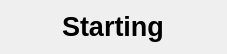
<?xml version="1.0" encoding="UTF-8"?>
<ui version="4.0">
 <class>NotificationWidget</class>
 <widget class="QWidget" name="NotificationWidget">
  <property name="geometry">
   <rect>
    <x>0</x>
    <y>0</y>
    <width>227</width>
    <height>54</height>
   </rect>
  </property>
  <property name="windowTitle">
   <string>ClipIt - Notification</string>
  </property>
  <layout class="QVBoxLayout" name="verticalLayout">
   <item alignment="Qt::AlignHCenter|Qt::AlignVCenter">
    <widget class="QLabel" name="notification_text">
     <property name="font">
      <font>
       <pointsize>20</pointsize>
       <bold>true</bold>
      </font>
     </property>
     <property name="text">
      <string>Starting</string>
     </property>
    </widget>
   </item>
  </layout>
 </widget>
 <resources/>
 <connections/>
</ui>
